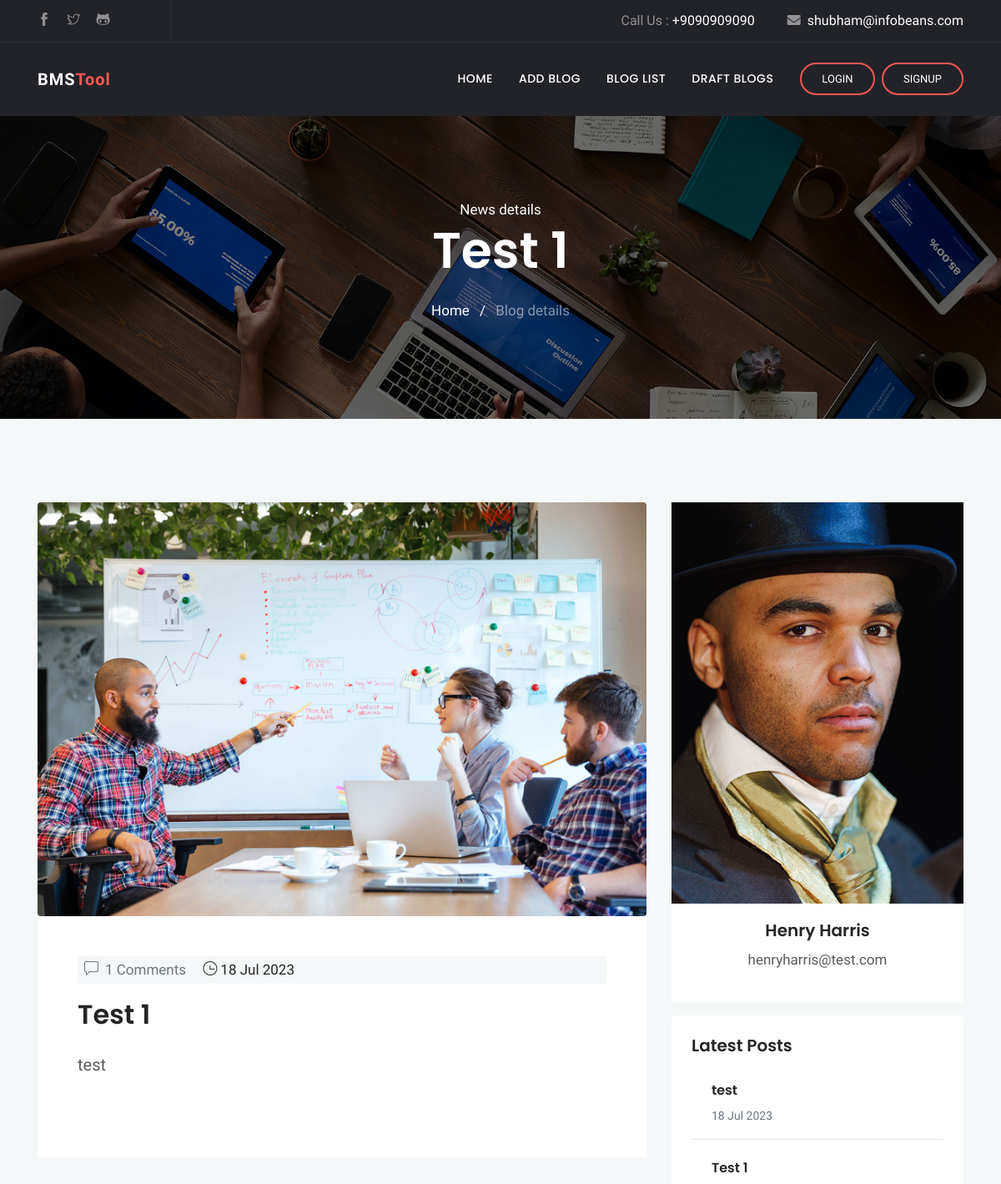
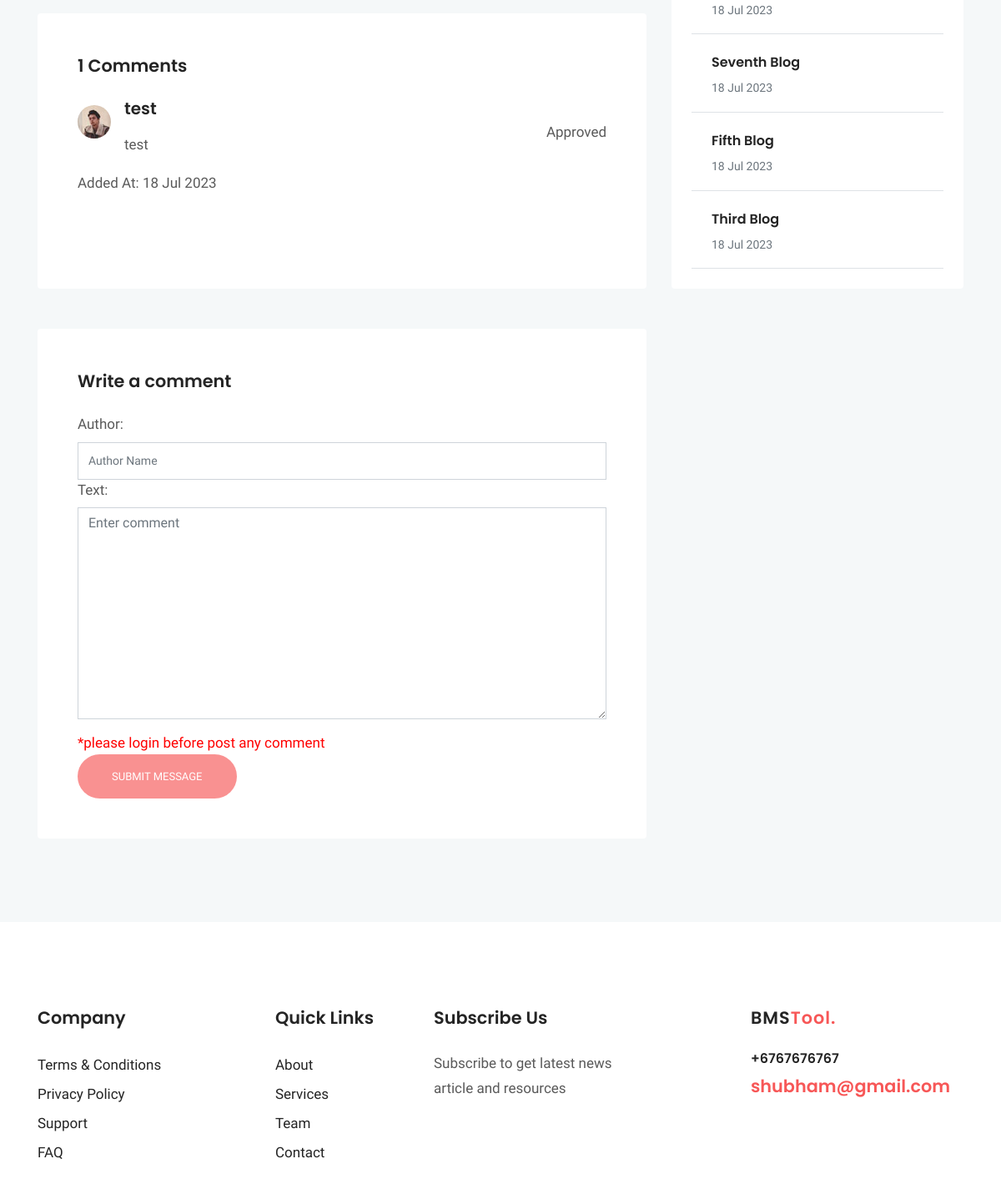
Page /blog_app/blog-detail/21 on the committed database (2 pictures, top to bottom).
### blog_app/models.py (models this page shows, shortened)
class Blog(models.Model):
    title = models.CharField(max_length=256, blank=False)
    text  = models.TextField(blank=False)
    author = models.ForeignKey('auth.User', on_delete=models.CASCADE)
    created_date = models.DateTimeField(default=timezone.now)
    published_date =  models.DateTimeField(blank=True, null=True)

class Comment(models.Model):
    post = models.ForeignKey(Blog, related_name='blog_comments',on_delete=models.CASCADE)
    author = models.CharField(max_length=256)
    text = models.TextField()
    created_date = models.DateTimeField(default=timezone.now)
    created_by = models.ForeignKey('auth.User', on_delete=models.CASCADE,null=True)
    approve_commet = models.BooleanField(default=False)

### blog_app/views.py (the view)
class BlogDetails(DetailView):
     model = Blog
     template_name = 'blog_details.html'
     def get_context_data(self, **kwargs: Any) -> Dict[str, Any]:
         context = super().get_context_data(**kwargs)
         context['blog_data']   = Blog.objects.get(id__exact=self.get_object().pk)
         context['latest_blogs'] = Blog.objects.filter(published_date__isnull = False).order_by('-published_date')[0:5]
         context['comments'] = Comment.objects.filter(post_id__exact=self.get_object().pk, approve_commet = True)
         if(self.request.user.is_superuser):
              context['approval_pending_comments'] = Comment.objects.filter(post_id__exact=self.get_object().pk, approve_commet = False)
         else:
              context['approval_pending_comments'] = Comment.objects.filter(post_id__exact=self.get_object().pk, approve_commet = False, created_by=self.request.user.id)
         context['comment_form'] = AddComment()
         return context

### blog_app/forms.py
class AddComment(forms.ModelForm):
    class Meta:
        model = Comment
        fields = ('author', 'text',)
        widgets = {
            'author': forms.TextInput(attrs = {'class': 'form-control' ,'placeholder':'Author Name'}),
            'text': forms.Textarea(attrs = {'class': 'form-control mb-3','placeholder':'Enter comment'}),
        }

### blog_app/templates/blog_app/blog_details.html (shortened to what this page needs)
{% extends 'blog_app/header.html' %}
{% block body_block %}
{% load static %}
<div class="main-wrapper ">
  <section class="page-title bg-1">
    <div class="container">
      <div class="row">
        <div class="col-md-12">
          <div class="block text-center">
            <span class="text-white">News details</span>
            <h1 class="text-capitalize mb-4 text-lg">{{ blog_data.title }}</h1>
            <ul class="list-inline">
              <li class="list-inline-item">
                <a href="index.html" class="text-white">Home</a>
              </li>
              <li class="list-inline-item">
                <span class="text-white">/</span>
              </li>
              <li class="list-inline-item">
                <a href="#" class="text-white-50">Blog details</a>
              </li>
            </ul>
          </div>
        </div>
      </div>
    </div>
  </section>
  <section class="section blog-wrap bg-gray">
    <div class="container">
      <div class="row">
        <div class="col-lg-8">
          <div class="row">
            <div class="col-lg-12 mb-5">
              <div class="single-blog-item">
                <img src="{% static 'images/blog/2.jpg' %}" alt="" class="img-fluid rounded">
                <div class="blog-item-content bg-white p-5">
                  <div class="blog-item-meta bg-gray py-1 px-2">
                    <span class="text-muted text-capitalize mr-3">
                      <i class="ti-comment mr-2"></i>{{comments.count}} Comments </span>
                    <span class="text-black text-capitalize mr-3">
                      <i class="ti-time mr-1"></i>{{ blog_data.published_date | date:"d M Y" }}</span>
                  </div>
                  <h2 class="mt-3 mb-4">
                    <a href="#">{{ blog_data.title }}</a>
                  </h2>
                  <p class="lead mb-4">{{ blog_data.text }}</p>
                </div>
              </div>
            </div>
            <div class="col-lg-12 mb-5">
              <div class="comment-area card border-0 p-5">
                <h4 class="mb-4">{{comments.count}} Comments</h4>
                <ul class="comment-tree list-unstyled">
                  <li class="mb-5">
                    {% if comments %}
                    {% for single_comment in comments %}
                    <div class="comment-area-box">
                      <img alt="" src="{% static 'images/blog/test1.jpg' %}" class="img-fluid float-left mr-3 mt-2" style="border-radius: 20px;">
                      <h5 class="mb-1">{{single_comment.author}}</h5>
                      <div class="comment-meta mt-4 mt-lg-0 mt-md-0 float-lg-right float-md-right">
                        <span>
                          Approved </span>
                      </div>
                      <div class="comment-content mt-3">
                        <p>{{single_comment.text}}</p>
                        <p>Added At: {{single_comment.created_date | date:"d M Y"}}</p>
                      </div>
                    </div>
                    {% endfor %}
                    {% endif %}
                  </li>
                </ul>
              </div>
            </div>
            <div class="col-lg-12">
              <form class="contact-form bg-white rounded p-5" id="comment-form" action="{% url 'blog_app_name:add-comment' blog_data.id  %}" method="post">
                <h4 class="mb-4">Write a comment</h4>
                {{comment_form}}
                {% if user.is_authenticated %}
                  <input class="btn btn-main btn-round-full" type="submit" name="submit-contact" id="submit_contact" value="Submit Message">
                {% else %}
                <span style="color:red">*please login before post any comment</span><br>
                  <input class="btn btn-main btn-round-full disabled" type="button" name="submit-contact" id="submit_contact" value="Submit Message">
                {% endif %}
              </form>
            </div>
          </div>
        </div>
        <div class="col-lg-4">
          <div class="sidebar-wrap">
            <div class="sidebar-widget card border-0 mb-3">
              <img src="{% static 'images/team/team-3.jpg' %}" alt="" class="img-fluid">
              <div class="card-body text-center">
                <h5 class="">{{ blog_data.author.first_name }} {{ blog_data.author.last_name }}</h5>
                <p>{{ blog_data.author.email }}</p>
              </div>
            </div>
            <div class="sidebar-widget latest-post card border-0 p-4 mb-3">
              <h5>Latest Posts</h5>
              {% if latest_blogs %}
              {% for latest_post in latest_blogs %}
              <div class="media border-bottom py-3">
                <a href="#">
                </a>
                <div class="media-body">
                  <h6 class="my-2">
                    <a href="#">{{latest_post.title}}</a>
                  </h6>
                  <span class="text-sm text-muted">{{latest_post.published_date | date:"d M Y"}}</span>
                </div>
              </div>
              {% endfor %}
              {% endif %}
            </div>
          </div>
        </div>
      </div>
    </div>
  </section>
{% endblock %}

### blog_app/static/css/style.css (style rules this page uses)
html { overflow-x: hidden; }
body { line-height: 1.5; font-family: "Hind", serif; -webkit-font-smoothing: antialiased; font-size: 17px; color: rgba(0, 0, 0, 0.65); }
h1, .h1, h2, .h2, h3, .h3, h4, .h4, h5, .h5, h6, .h6 { font-family: "Poppins", sans-serif; font-weight: 600; color: #242424; }
h1, .h1 { font-size: 2.5rem; }
h2, .h2 { font-size: 2rem; font-weight: 600; line-height: 42px; }
h4, .h4 { font-size: 1.3rem; line-height: 30px; }
h5, .h5 { font-size: 1.25rem; }
h6, .h6 { font-size: 1rem; }
p { line-height: 30px; }
input[type="email"], input[type="password"], input[type="text"], input[type="tel"] { box-shadow: none; height: 45px; outline: none; font-size: 14px; }
.form-control { box-shadow: none; border-radius: 0; }
.btn { display: inline-block; font-size: 14px; font-size: 0.8125rem; font-weight: 400; padding: 1rem 2.5rem; text-transform: uppercase; border-radius: 0; transition: all 0.2s ease; }
.btn-main, .btn-transparent, .btn-small { background: #f75757; color: #fff; transition: all 0.2s ease; }
.btn-round-full { border-radius: 50px; }
.bg-gray { background: #f5f8f9; }
.section { padding: 100px 0; }
.overly, .page-title, .slider, .cta, .hero-img { position: relative; }
.overly:before, .page-title:before, .slider:before, .cta:before, .hero-img:before { content: ""; position: absolute; left: 0; top: 0; bottom: 0; right: 0; width: 100%; height: 100%; opacity: 0.5; background: #000; }
.text-black { color: #242424; }
.text-sm { font-size: 14px; }
.text-lg { font-size: 3.75rem; }
a { color: #242424; text-decoration: none; }
.page-title { padding: 100px 0; }
.page-title .block h1 { color: #fff; }
.bg-1 { background: url("../images/bg/home-2.jpg") no-repeat 50% 50%; background-size: cover; }

### rows in the picture
Blog: title "Test 1", published_date "18 Jul 2023", text "test", author.first_name "Henry", author.last_name "Harris", author.email "henryharris@test.com"
Comment: author "test", text "test", created_date "18 Jul 2023"
Blog: title "test", published_date "18 Jul 2023"
Blog: title "Seventh Blog", published_date "18 Jul 2023"
Blog: title "Fifth Blog", published_date "18 Jul 2023"
Blog: title "Third Blog", published_date "18 Jul 2023"

### other values in the picture
{{ comments.count }} "1"
